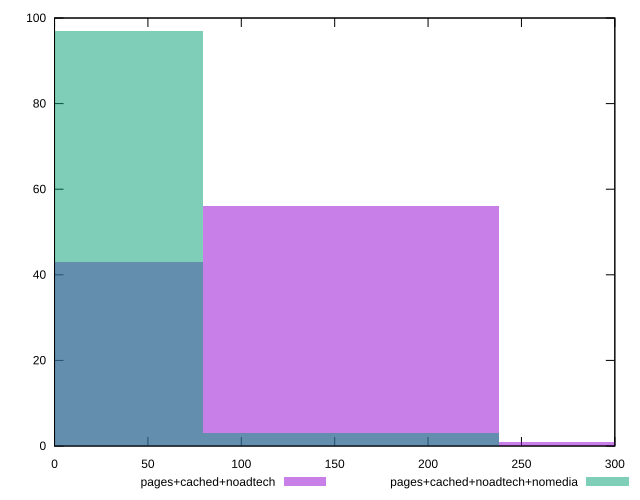

gnuplot code for this plot:
reset

$pagesCachedNoadtech <<EOF
158.5705656937821 56
0 43
317.1411313875642 1
EOF

$pagesCachedNoadtechNomedia <<EOF
0 97
158.5705656937821 3
EOF

set key outside below
set boxwidth 158.5705656937821
set xrange [0:300]
set yrange [0:100]
set trange [0:100]
set style fill transparent solid 0.5 noborder
set terminal svg size 640, 500 enhanced background rgb 'white'
set output "report_00015_2021-02-09T16-11-33.973Z/unminified-javascript/comparison/histogram/2_vs_3.svg"

plot $pagesCachedNoadtech title "pages+cached+noadtech" with boxes, \
     $pagesCachedNoadtechNomedia title "pages+cached+noadtech+nomedia" with boxes

reset
